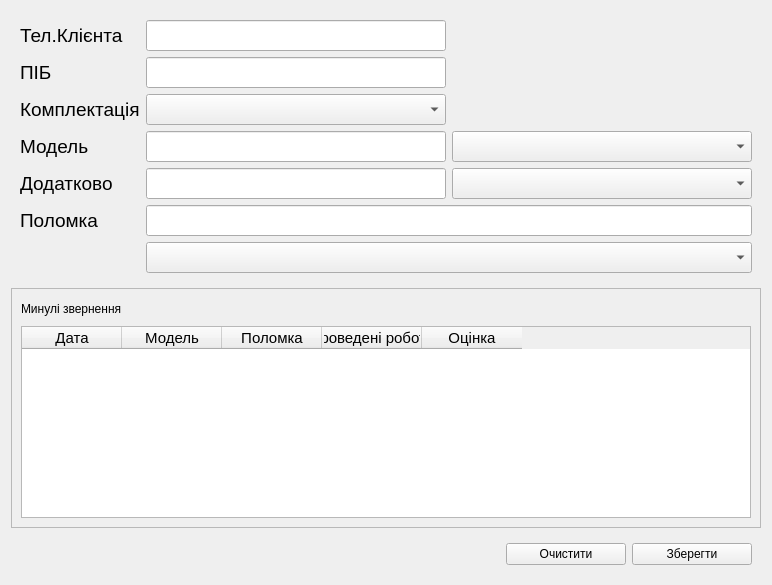
        <widget class="QWidget" name="tabCreate">
         <attribute name="title">
          <string>Створити </string>
         </attribute>
         <layout class="QGridLayout" name="gridLayout_18">
          <item row="0" column="0">
           <widget class="QWidget" name="widget_2" native="true">
            <property name="font">
             <font>
              <pointsize>14</pointsize>
             </font>
            </property>
            <layout class="QGridLayout" name="gridLayout">
             <item row="0" column="0">
              <widget class="QLabel" name="label_3">
               <property name="text">
                <string>Тел.Клієнта</string>
               </property>
              </widget>
             </item>
             <item row="0" column="1">
              <widget class="QLineEdit" name="lineEditCreateTabPhoneNum">
               <property name="minimumSize">
                <size>
                 <width>300</width>
                 <height>0</height>
                </size>
               </property>
              </widget>
             </item>
             <item row="1" column="0">
              <widget class="QLabel" name="label_4">
               <property name="text">
                <string>ПІБ</string>
               </property>
              </widget>
             </item>
             <item row="2" column="0">
              <widget class="QLabel" name="label_5">
               <property name="text">
                <string>Комплектація</string>
               </property>
              </widget>
             </item>
             <item row="2" column="1">
              <widget class="QComboBox" name="comboBoxCreateTabPackage">
               <property name="sizePolicy">
                <sizepolicy hsizetype="Expanding" vsizetype="Fixed">
                 <horstretch>0</horstretch>
                 <verstretch>0</verstretch>
                </sizepolicy>
               </property>
              </widget>
             </item>
             <item row="3" column="0">
              <widget class="QLabel" name="label_6">
               <property name="text">
                <string>Модель</string>
               </property>
              </widget>
             </item>
             <item row="3" column="1">
              <widget class="QLineEdit" name="lineEditCreateTabModel">
               <property name="minimumSize">
                <size>
                 <width>300</width>
                 <height>0</height>
                </size>
               </property>
              </widget>
             </item>
             <item row="3" column="2">
              <widget class="QComboBox" name="comboBoxCreateTabModel">
               <property name="sizePolicy">
                <sizepolicy hsizetype="MinimumExpanding" vsizetype="Fixed">
                 <horstretch>0</horstretch>
                 <verstretch>0</verstretch>
                </sizepolicy>
               </property>
               <property name="minimumSize">
                <size>
                 <width>300</width>
                 <height>0</height>
                </size>
               </property>
              </widget>
             </item>
             <item row="4" column="0">
              <widget class="QLabel" name="label_7">
               <property name="text">
                <string>Додатково</string>
               </property>
              </widget>
             </item>
             <item row="4" column="1">
              <widget class="QLineEdit" name="lineEditCreateTabAdditionalPack">
               <property name="minimumSize">
                <size>
                 <width>300</width>
                 <height>0</height>
                </size>
               </property>
              </widget>
             </item>
             <item row="4" column="2">
              <widget class="QComboBox" name="comboBoxCreateTabAdditionalPack">
               <property name="sizePolicy">
                <sizepolicy hsizetype="MinimumExpanding" vsizetype="Fixed">
                 <horstretch>0</horstretch>
                 <verstretch>0</verstretch>
                </sizepolicy>
               </property>
               <property name="minimumSize">
                <size>
                 <width>300</width>
                 <height>0</height>
                </size>
               </property>
              </widget>
             </item>
             <item row="5" column="0">
              <widget class="QLabel" name="label_8">
               <property name="text">
                <string>Поломка</string>
               </property>
              </widget>
             </item>
             <item row="1" column="1">
              <widget class="QLineEdit" name="lineEditCreateTabName"/>
             </item>
             <item row="5" column="1" colspan="2">
              <widget class="QLineEdit" name="lineEditCreateTabBreakage"/>
             </item>
             <item row="6" column="1" colspan="2">
              <widget class="QComboBox" name="comboBoxCreateTabBreakage"/>
             </item>
            </layout>
           </widget>
          </item>
          <item row="1" column="0">
           <widget class="QFrame" name="frame_2">
            <property name="frameShape">
             <enum>QFrame::StyledPanel</enum>
            </property>
            <property name="frameShadow">
             <enum>QFrame::Raised</enum>
            </property>
            <layout class="QGridLayout" name="gridLayout_20">
             <item row="0" column="1">
              <spacer name="horizontalSpacer_2">
               <property name="orientation">
                <enum>Qt::Horizontal</enum>
               </property>
               <property name="sizeHint" stdset="0">
                <size>
                 <width>552</width>
                 <height>20</height>
                </size>
               </property>
              </spacer>
             </item>
             <item row="0" column="2">
              <widget class="QLabel" name="label_InBlackList">
               <property name="font">
                <font>
                 <pointsize>14</pointsize>
                 <bold>false</bold>
                </font>
               </property>
               <property name="text">
                <string/>
               </property>
              </widget>
             </item>
             <item row="1" column="0" colspan="3">
              <widget class="QTableWidget" name="tableWidget">
               <property name="font">
                <font>
                 <pointsize>11</pointsize>
                </font>
               </property>
               <attribute name="horizontalHeaderVisible">
                <bool>true</bool>
               </attribute>
               <attribute name="horizontalHeaderHighlightSections">
                <bool>true</bool>
               </attribute>
               <attribute name="verticalHeaderVisible">
                <bool>false</bool>
               </attribute>
               <column>
                <property name="text">
                 <string>Дата</string>
                </property>
               </column>
               <column>
                <property name="text">
                 <string>Модель</string>
                </property>
               </column>
               <column>
                <property name="text">
                 <string>Поломка</string>
                </property>
               </column>
               <column>
                <property name="text">
                 <string>Проведені роботи</string>
                </property>
               </column>
               <column>
                <property name="text">
                 <string>Оцінка</string>
                </property>
               </column>
              </widget>
             </item>
             <item row="0" column="0">
              <widget class="QLabel" name="label_36">
               <property name="text">
                <string>Минулі звернення</string>
               </property>
              </widget>
             </item>
            </layout>
           </widget>
          </item>
          <item row="2" column="0">
           <widget class="QWidget" name="widget" native="true">
            <property name="maximumSize">
             <size>
              <width>16777215</width>
              <height>50</height>
             </size>
            </property>
            <layout class="QHBoxLayout" name="horizontalLayout_2">
             <item>
              <spacer name="horizontalSpacer_3">
               <property name="orientation">
                <enum>Qt::Horizontal</enum>
               </property>
               <property name="sizeType">
                <enum>QSizePolicy::MinimumExpanding</enum>
               </property>
               <property name="sizeHint" stdset="0">
                <size>
                 <width>40</width>
                 <height>20</height>
                </size>
               </property>
              </spacer>
             </item>
             <item>
              <widget class="QPushButton" name="pushButtonCreateTabClear">
               <property name="minimumSize">
                <size>
                 <width>120</width>
                 <height>0</height>
                </size>
               </property>
               <property name="text">
                <string>Очистити</string>
               </property>
              </widget>
             </item>
             <item>
              <widget class="QPushButton" name="pushButtonCreateTabSave">
               <property name="minimumSize">
                <size>
                 <width>120</width>
                 <height>0</height>
                </size>
               </property>
               <property name="text">
                <string>Зберегти</string>
               </property>
              </widget>
             </item>
            </layout>
           </widget>
          </item>
         </layout>
        </widget>
